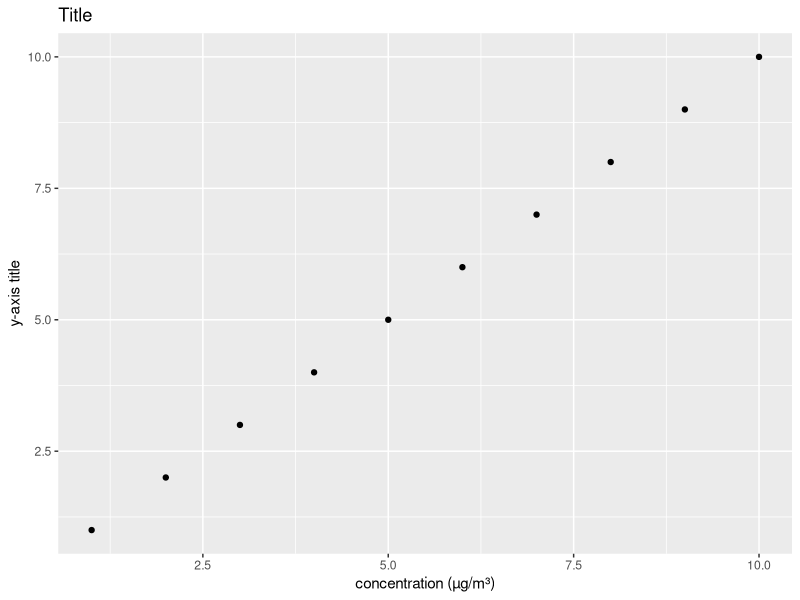

This figure's R source:
## ---- chunk 1
library(ggplot2)
library(knitr)

x<-1:10
y<-1:10
data<-data.frame(x,y)

ggplot(data,aes(x, y)) + 
  geom_point() + 
  labs(title="Title",
       x= "concentration (\u00b5g/m\u00b3)",    
       y= "y-axis title")
## ---- chunk 2
character<-c("degree","alpha","beta","mu","ohm","squared","cubed","subscript number", "e accent aigu", "e accent grave")
output<-c("\u00b0","\u03b1", "\u03b2", "\u00b5","\u03a9", "\u00b2", "\u00b3","\u2082", "\u00e9", "\u00e8")
unicode<-c("u00b0","u03b1", "u03b2", "u00b2", "u03a9","u00b3", "u00b5","u208_","u00e9", "u00e8")

table<-data.frame(character, output, unicode)
kable(table)
